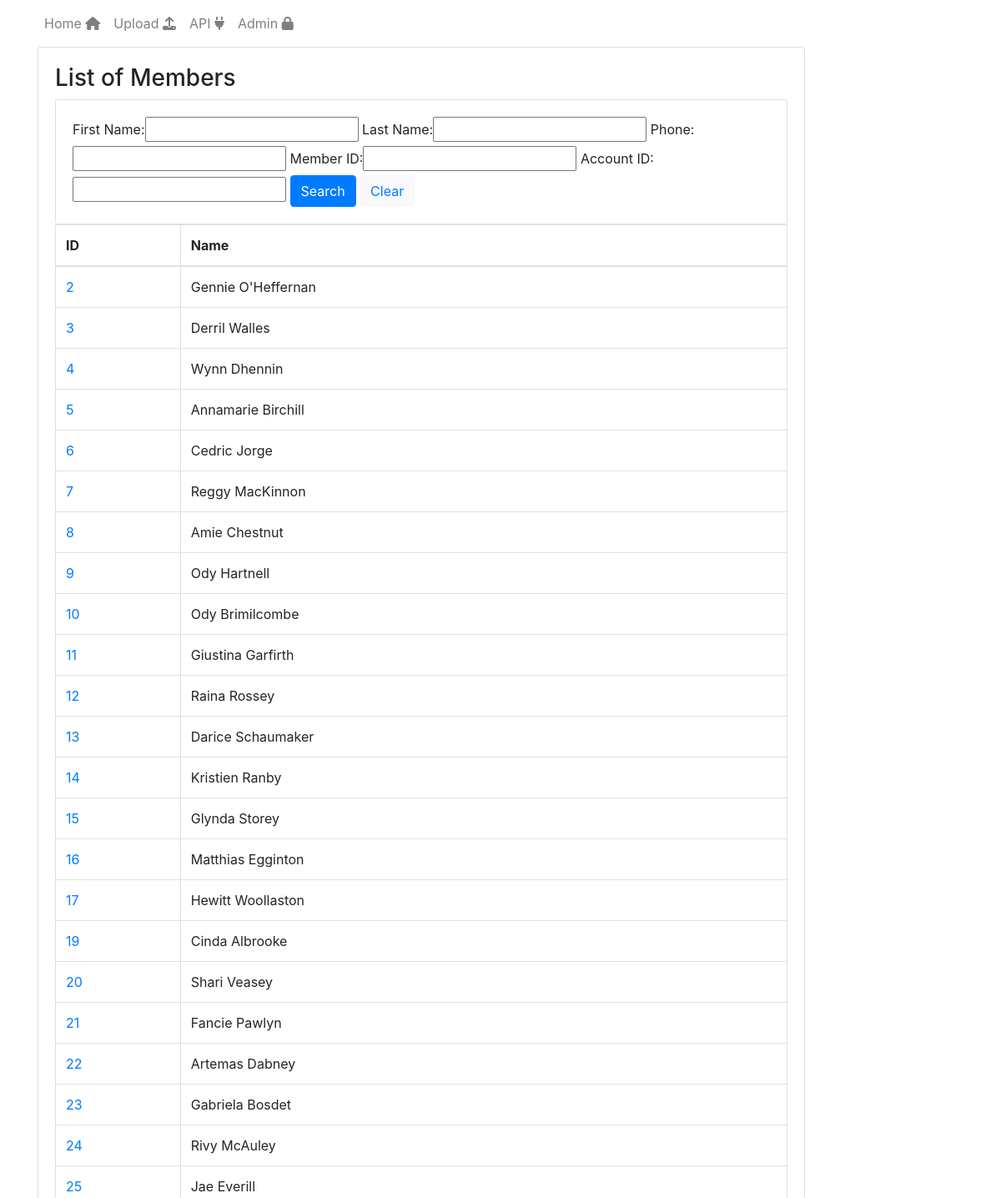
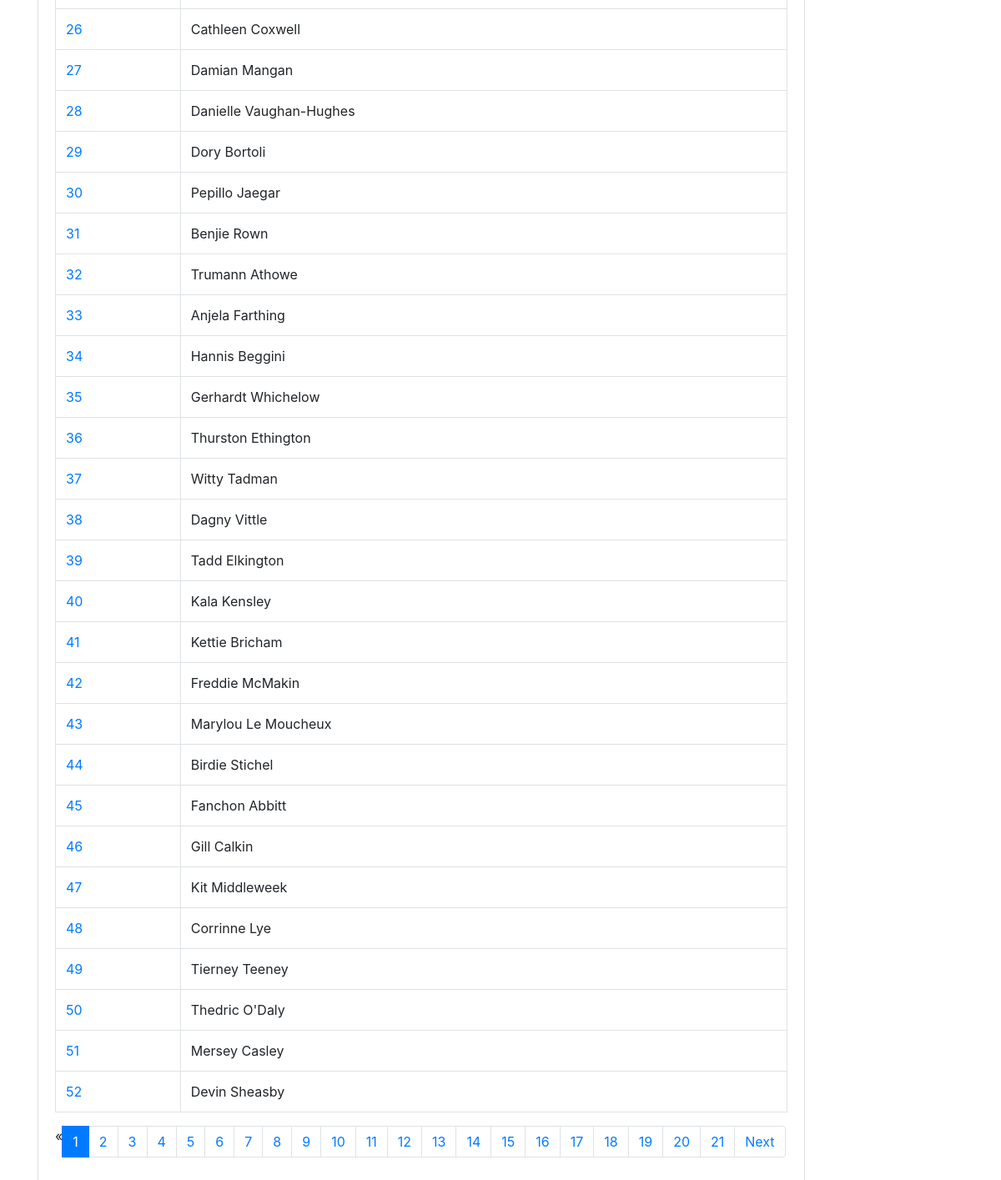
Before: / with the older database file (2 pictures, top to bottom).
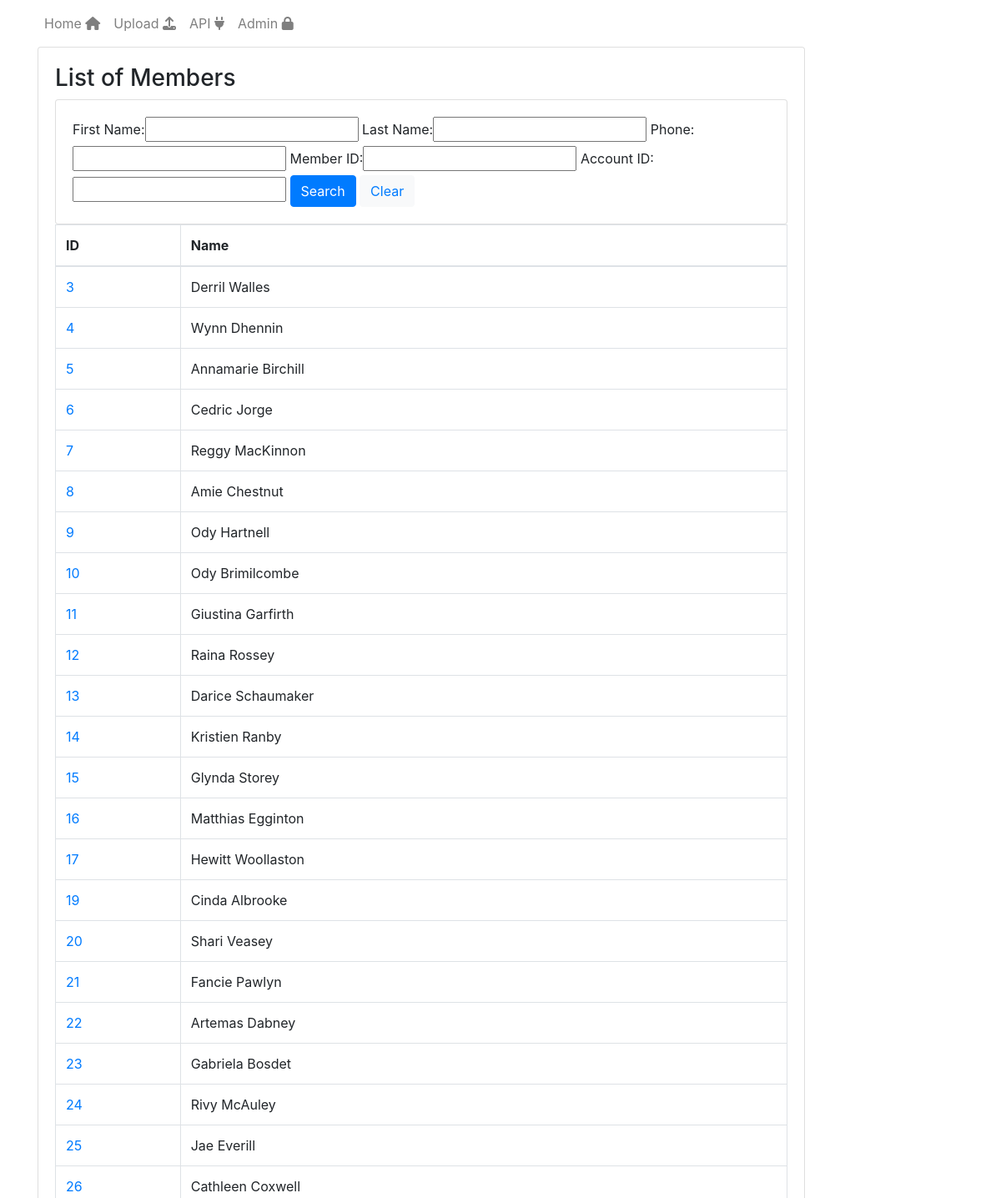
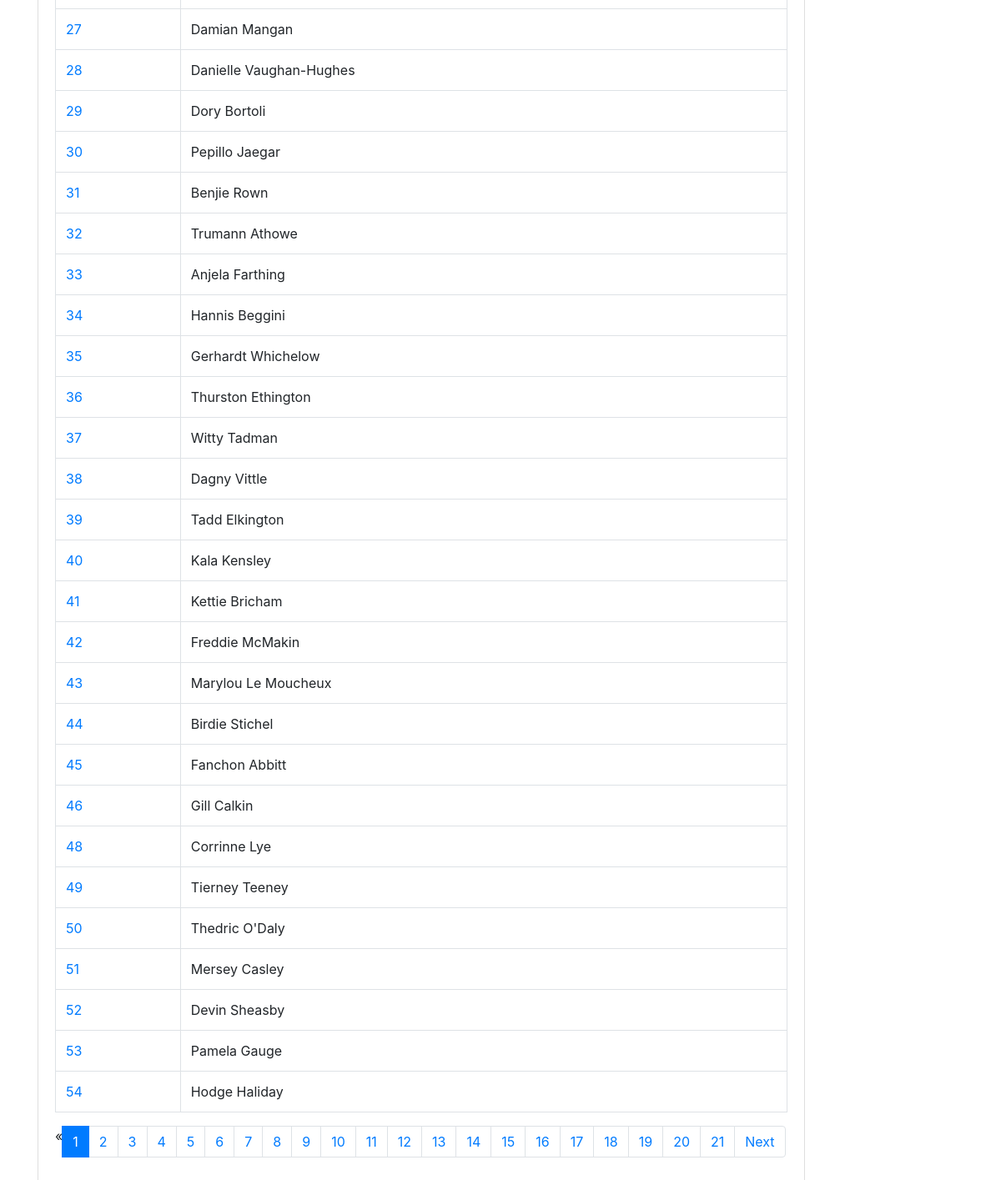
After: the same page with the newer database file (2 pictures, top to bottom).
### Members/models.py (models this page shows, shortened)
class Member(models.Model):
    first_name=models.CharField(max_length=100)
    last_name=models.CharField(max_length=100)
    phone_number=models.IntegerField()
    client_member_id=models.IntegerField()

### Members/views.py (the view)
# urls.py: path('', views.Members, name='home-page' ),
def Members(request, context={}):
    if request.method == 'GET' and 'account_id' in request.GET and request.GET['account_id'] != '':
        ac_id = request.GET['account_id']
        members = [account.member for account in Account.objects.filter(account_id=ac_id)]
        paginator = Paginator(members, 50)
        context['myFilter'] = MemberFilter(request.GET)
    else:
        members = Member.objects.all()
        myFilter = MemberFilter(request.GET, queryset=members)
        members = myFilter.qs
        paginator = Paginator(members, 50)
        context['myFilter'] = myFilter
    page = request.GET.get('page', 1)
    try:
        members = paginator.page(page)
    except PageNotAnInteger:
        members = paginator.page(1)
    except EmptyPage:
        members = paginator.page(paginator.num_pages)
    context['members'] =  members
    template = loader.get_template('Members/Members.html')
    return HttpResponse(template.render(context, request))

### Members/templates/Members/Members.html
{% extends 'base.html' %}
{% block content %}
  <h3>List of Members</h3>
 <div class="row">
     <div class="col">
         <div class="card card-body">
             <form method="get">
                 {{ myFilter.form }}
                 <button class="btn btn-primary" type="submit">Search</button>
                  <button class="btn btn-light"> <a href="/">Clear</a></button>
             </form>
         </div>
     </div>
 </div>
<table class="table table-bordered">
  <thead>
    <tr>
      <th>ID</th>
      <th>Name</th>
    </tr>
  </thead>
  <tbody>
    {% for x in members %}
      <tr>
         <td><a href="/{{x.id}}">{{ x.id }}</a></td>
        <td>{{ x.first_name }} {{ x.last_name }}</td>
      </tr>
    {% endfor %}
  </tbody>
</table>
<nav aria-label="Page navigation example">
{% if members.has_other_pages %}
  <ul class="pagination pg-blue">
    {% if members.has_previous %}
      <li class="page-item"><a class="page-link" href="?page={{ members.previous_page_number }}">Prev</a></li>
    {% else %}
      <li class="page-item disabled"><span>&laquo;</span></li>
    {% endif %}
    {% for i in members.paginator.page_range %}
      {% if members.number == i %}
        <li class="page-item active"><span class="page-link">{{ i }} <span class="sr-only">(current)</span></span></li>
      {% else %}
        <li class="page-item"><a class="page-link" href="?page={{ i }}">{{ i }}</a></li>
      {% endif %}
    {% endfor %}
    {% if members.has_next %}
      <li class="page-item"><a  class="page-link"href="?page={{ members.next_page_number }}">Next</a></li>
    {% else %}
      <li class="page-item disabled"><span>&raquo;</span></li>
    {% endif %}
  </ul>
{% endif %}
{% endblock %}

### Members/templates/base.html (shortened to what this page needs)
{% load static %}<!doctype html>
<html lang="en">
<head>
  <link rel="stylesheet" href="https://stackpath.bootstrapcdn.com/bootstrap/4.1.3/css/bootstrap.min.css">
  <link rel="stylesheet" type="text/css" href="{% static 'css/app.css' %}">
</head>
<body>
  <nav class="navbar navbar-expand-lg navbar-light mb-6" >
    <div class="container">
      <div class="collapse navbar-collapse" id="navbarSupportedContent">
        <ul class="navbar-nav mr-auto">
          <li class="nav-item">
            <a class="nav-link" href="/"> Home <i class="fa fa-home"></i></a>
          </li>
          <li class="nav-item">
            <a class="nav-link" href="{% url 'upload-csv' %}">Upload <i class="fa fa-upload"></i></a>
          </li>
          <li class="nav-item">
            <a class="nav-link" href="/members">API <i class="fa fa-plug"></i></a>
          </li>
          <li class="nav-item">
            <a class="nav-link" href="/admin/"> Admin <i class="fa fa-lock"></i></a>
          </li>
        </ul>
      </div>
    </div>
  </nav>
  <div class="container">
    <div class="row justify-content-left">
      <div class="col-lg-10 col-md-12">
        <div class="card mb-4">
          <div class="card-body">
            {% block content %}
            {% endblock %}
          </div>
        </div>
      </div>
    </div>
  </div>
 </body>
</html>

### Members/static/css/app.css (style rules this page uses)
body { background-color: gray-light; }

Changed rows visible on the page:
removed Member: id "2", first_name "Gennie", last_name "O'Heffernan"
removed Member: id "47", first_name "Kit", last_name "Middleweek"
now on this page (row unchanged): Member: id "53", first_name "Pamela", last_name "Gauge"
now on this page (row unchanged): Member: id "54", first_name "Hodge", last_name "Haliday"
